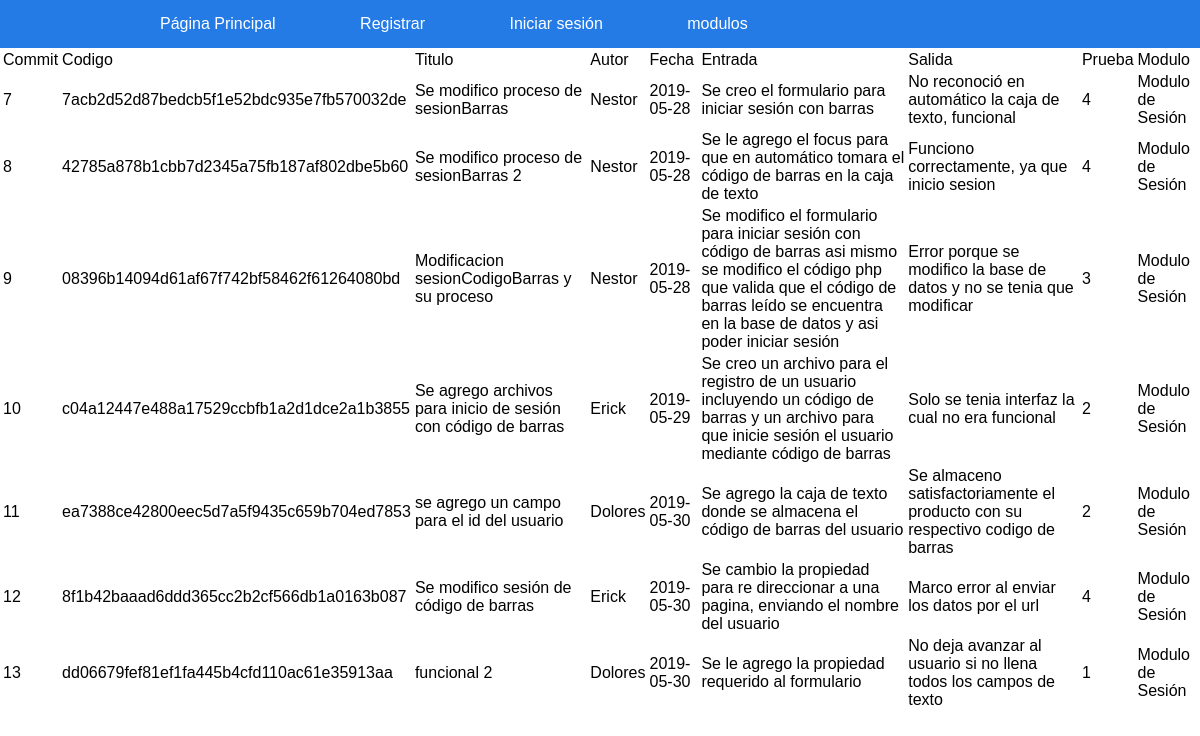
The page /mod1.php on the database its author committed.
### tables this page shows
CREATE TABLE `modificaciones` (
  `id_commit` int(6) NOT NULL,
  `codigo` varchar(99) DEFAULT NULL,
  `titulo` varchar(150) DEFAULT NULL,
  `autor` varchar(20) DEFAULT NULL,
  `fecha` date DEFAULT NULL,
  `entrada` varchar(1000) DEFAULT NULL,
  `salida` varchar(1000) DEFAULT NULL,
  `id_prueba` int(6) DEFAULT NULL,
  `id_modulo` int(6) DEFAULT NULL
);

CREATE TABLE `modulo` (
  `id_modulos` int(6) NOT NULL,
  `nombre_modulo` varchar(50) DEFAULT NULL
);

### mod1.php (the view, shortened to what this page needs)
<!DOCTYPE html>
<html lang="en" dir="ltr">
  <head>
  </head>
  <body>
	<link rel="stylesheet" href="estilo.css">
  	<link rel="stylesheet" href="estilo2.css">
      <nav>
      				<ul class="nav navbar-nav">
                <li><a href="index.php">P&aacutegina Principal</a></li>
                <li><a href="agregarUsuarioinfo.php">Registrar</a></li>
      					<li><a href="login.php">Iniciar sesi&oacuten</a></li>
                <li><a href="modulo.php">modulos</a></li>
      				</ul>
      	</nav>
<?php
$consulta = "SELECT * FROM modificaciones INNER JOIN modulo on modulo.id_modulos=modificaciones.id_modulo where id_modulo=1";
$conexion=mysqli_connect("localhost","root","","bitacora") or
        die("Problemas en la conexión");
        $respuesta= mysqli_query($conexion,$consulta)or die("Problemas en el select".mysqli_error($conexion));
        ?>
<div id='modulo'>
<center> <table class='table table-hover'>
            <thead>
        <tr>
        <td> Commit</td>
        <td>Codigo</td>
        <td>Titulo</td>
        <td>Autor</td>
        <td>Fecha</td>
        <td>Entrada</td>
        <td>Salida</td>
        <td>Prueba</td>
        <td>Modulo</td>
        </tr>
        </thead>
        <?php
while($ros= mysqli_fetch_array($respuesta)){
echo "<tr>";
echo'<td>'.$ros[0].'</td>';
echo'<td>'.$ros[1].'</td>';
echo'<td>'.utf8_encode($ros[2]).'</td>';
echo'<td>'.$ros[3].'</td>';
echo'<td>'.$ros[4].'</td>';
echo'<td>'.utf8_encode($ros[5]).'</td>';
echo'<td>'.utf8_encode($ros[6]).'</td>';
echo'<td>'.$ros[7].'</td>';
echo'<td>'.utf8_encode($ros[10]).'</td>';
echo "</tr>";}

### estilo2.css (style rules this page uses)
body { margin: 0; background-color: #FFFFFF; padding: 0px; font-family: Arial; }
nav { width: 100%; background: #247BE6; }
ul { width: 80%; margin: 0 auto; padding: 0; list-style: none; }
ul li { display: inline-block; }
ul li a { color: white; display: block; padding: 15px 40px; text-decoration: none; }

### rows shown on the page
modificaciones: id_commit "7", codigo "7acb2d52d87bedcb5f1e52bdc935e7fb570032de", titulo "Se modifico proceso de sesionBarras", autor "Nestor", fecha "2019-05-28", entrada "Se creo el formulario para iniciar sesión con barras", salida "No reconoció en automático la caja de texto, funcional", id_prueba "4", id_modulo.nombre_modulo "Modulo de Sesión"
modificaciones: id_commit "8", codigo "42785a878b1cbb7d2345a75fb187af802dbe5b60", titulo "Se modifico proceso de sesionBarras 2", autor "Nestor", fecha "2019-05-28", entrada "Se le agrego el focus para que en automático tomara el código de barras en la caja de texto", salida "Funciono correctamente, ya que inicio sesion", id_prueba "4", id_modulo.nombre_modulo "Modulo de Sesión"
modificaciones: id_commit "9", codigo "08396b14094d61af67f742bf58462f61264080bd", titulo "Modificacion sesionCodigoBarras y su proceso", autor "Nestor", fecha "2019-05-28", entrada "Se modifico el formulario para iniciar sesión con código de barras asi mismo se modifico el código php que valida que el código de barras leído se encuentra en la base de datos y asi poder iniciar sesión", salida "Error porque se modifico la base de datos y no se tenia que modificar", id_prueba "3", id_modulo.nombre_modulo "Modulo de Sesión"
modificaciones: id_commit "10", codigo "c04a12447e488a17529ccbfb1a2d1dce2a1b3855", titulo "Se agrego archivos para inicio de sesión con código de barras", autor "Erick", fecha "2019-05-29", entrada "Se creo un archivo para el registro de un usuario incluyendo un código de barras y un archivo para que inicie sesión el usuario mediante código de barras", salida "Solo se tenia interfaz la cual no era funcional", id_prueba "2", id_modulo.nombre_modulo "Modulo de Sesión"
modificaciones: id_commit "11", codigo "ea7388ce42800eec5d7a5f9435c659b704ed7853", titulo "se agrego un campo para el id del usuario", autor "Dolores", fecha "2019-05-30", entrada "Se agrego la caja de texto donde se almacena el código de barras del usuario", salida "Se almaceno satisfactoriamente el producto con su respectivo codigo de barras", id_prueba "2", id_modulo.nombre_modulo "Modulo de Sesión"
modificaciones: id_commit "12", codigo "8f1b42baaad6ddd365cc2b2cf566db1a0163b087", titulo "Se modifico sesión de código de barras", autor "Erick", fecha "2019-05-30", entrada "Se cambio la propiedad para re direccionar a una pagina, enviando el nombre del usuario", salida "Marco error al enviar los datos por el url", id_prueba "4", id_modulo.nombre_modulo "Modulo de Sesión"
modificaciones: id_commit "13", codigo "dd06679fef81ef1fa445b4cfd110ac61e35913aa", titulo "funcional 2", autor "Dolores", fecha "2019-05-30", entrada "Se le agrego la propiedad requerido al formulario", salida "No deja avanzar al usuario si no llena todos los campos de texto", id_prueba "1", id_modulo.nombre_modulo "Modulo de Sesión"
